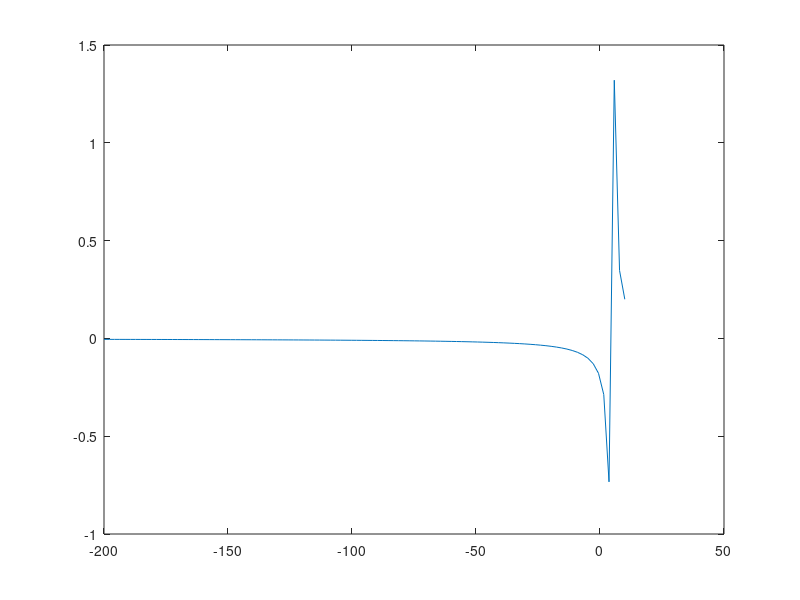

Here is the MATLAB script that generated this plot:
function [stima_x,x1,stima_z,x2] = calc_stima()
%grafico la funzione
f = @(x) 1 ./ (x - 5);
x=linspace(-200,10);
y = f(x);
plot(x, y);
delta_x=0.00009;
x1=4.99999;%mal condizionato, asintoto in 5
x2=-5;%ben condizionato
y1=f(x1);
y2=f(x2);
%Usiamo il rapporto delta y/delta x per ottenere così il condizionamento. 
stima_x=abs((y1 - f(x1 + delta_x)))/abs(x1-(x1+delta_x));
stima_z=abs((y2 - f(x2 + delta_x)))/abs(x2-(x2+delta_x));
end

